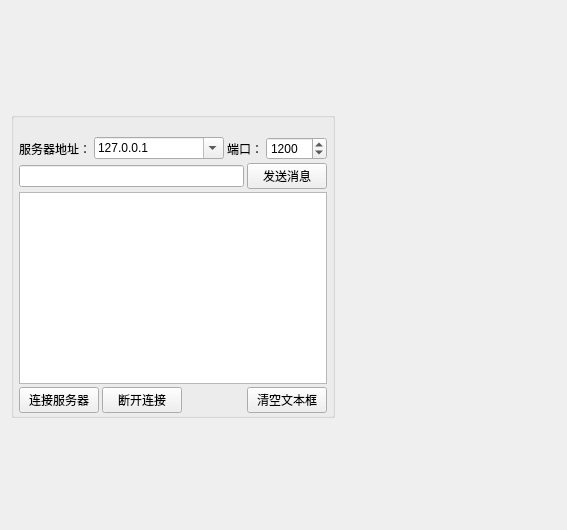
<?xml version="1.0" encoding="UTF-8"?>
<ui version="4.0">
 <class>PluginGui</class>
 <widget class="QWidget" name="PluginGui">
  <property name="geometry">
   <rect>
    <x>0</x>
    <y>0</y>
    <width>567</width>
    <height>530</height>
   </rect>
  </property>
  <property name="windowTitle">
   <string>Form</string>
  </property>
  <layout class="QGridLayout" name="gridLayout">
   <item row="0" column="0">
    <layout class="QVBoxLayout" name="verticalLayout_2">
     <item>
      <widget class="QGroupBox" name="groupBox">
       <property name="sizePolicy">
        <sizepolicy hsizetype="Fixed" vsizetype="Fixed">
         <horstretch>0</horstretch>
         <verstretch>0</verstretch>
        </sizepolicy>
       </property>
       <property name="title">
        <string/>
       </property>
       <property name="alignment">
        <set>Qt::AlignLeading|Qt::AlignLeft|Qt::AlignTop</set>
       </property>
       <layout class="QVBoxLayout" name="verticalLayout">
        <property name="spacing">
         <number>3</number>
        </property>
        <property name="leftMargin">
         <number>5</number>
        </property>
        <property name="topMargin">
         <number>2</number>
        </property>
        <property name="rightMargin">
         <number>5</number>
        </property>
        <property name="bottomMargin">
         <number>2</number>
        </property>
        <item>
         <widget class="QLabel" name="ipLocalShow">
          <property name="text">
           <string/>
          </property>
         </widget>
        </item>
        <item>
         <layout class="QHBoxLayout" name="horizontalLayout_2">
          <item>
           <widget class="QLabel" name="label">
            <property name="text">
             <string>服务器地址：</string>
            </property>
           </widget>
          </item>
          <item>
           <widget class="QComboBox" name="comboServer">
            <property name="minimumSize">
             <size>
              <width>130</width>
              <height>0</height>
             </size>
            </property>
            <property name="editable">
             <bool>true</bool>
            </property>
            <item>
             <property name="text">
              <string>127.0.0.1</string>
             </property>
            </item>
            <item>
             <property name="text">
              <string>localHost</string>
             </property>
            </item>
           </widget>
          </item>
          <item>
           <widget class="QLabel" name="label_2">
            <property name="text">
             <string>端口：</string>
            </property>
            <property name="alignment">
             <set>Qt::AlignRight|Qt::AlignTrailing|Qt::AlignVCenter</set>
            </property>
           </widget>
          </item>
          <item>
           <widget class="QSpinBox" name="spinPort">
            <property name="minimumSize">
             <size>
              <width>0</width>
              <height>0</height>
             </size>
            </property>
            <property name="minimum">
             <number>1</number>
            </property>
            <property name="maximum">
             <number>65535</number>
            </property>
            <property name="value">
             <number>1200</number>
            </property>
           </widget>
          </item>
         </layout>
        </item>
        <item>
         <layout class="QHBoxLayout" name="horizontalLayout">
          <item>
           <widget class="QLineEdit" name="editMsg"/>
          </item>
          <item>
           <widget class="QPushButton" name="btnSend">
            <property name="text">
             <string>发送消息</string>
            </property>
           </widget>
          </item>
         </layout>
        </item>
        <item>
         <widget class="QPlainTextEdit" name="plainTextEdit">
          <property name="sizePolicy">
           <sizepolicy hsizetype="Expanding" vsizetype="Fixed">
            <horstretch>0</horstretch>
            <verstretch>0</verstretch>
           </sizepolicy>
          </property>
         </widget>
        </item>
        <item>
         <layout class="QHBoxLayout" name="horizontalLayout_3">
          <item>
           <layout class="QHBoxLayout" name="horizontalLayout_4">
            <item>
             <widget class="QPushButton" name="pushButtonConnect">
              <property name="text">
               <string>连接服务器</string>
              </property>
             </widget>
            </item>
            <item>
             <widget class="QPushButton" name="pushButtonDisconnect">
              <property name="text">
               <string>断开连接</string>
              </property>
             </widget>
            </item>
            <item>
             <spacer name="horizontalSpacer_2">
              <property name="orientation">
               <enum>Qt::Horizontal</enum>
              </property>
              <property name="sizeHint" stdset="0">
               <size>
                <width>40</width>
                <height>20</height>
               </size>
              </property>
             </spacer>
            </item>
            <item>
             <widget class="QPushButton" name="pushButton">
              <property name="text">
               <string>清空文本框</string>
              </property>
             </widget>
            </item>
           </layout>
          </item>
         </layout>
        </item>
       </layout>
      </widget>
     </item>
    </layout>
   </item>
   <item row="0" column="1">
    <spacer name="horizontalSpacer">
     <property name="orientation">
      <enum>Qt::Horizontal</enum>
     </property>
     <property name="sizeHint" stdset="0">
      <size>
       <width>40</width>
       <height>20</height>
      </size>
     </property>
    </spacer>
   </item>
  </layout>
 </widget>
 <resources/>
 <connections/>
</ui>
